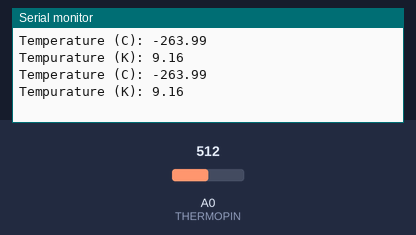
This sketch was run on a simulated Arduino Uno, built with avr-gcc and run on an emulated ATmega328P. Parts: the last lines printed to the serial monitor. The test bench sets the inputs (shaded band); at power-on: A0 (THERMOPIN) = 512.

Above: at 2.8 s.
2.9 s: A0 (THERMOPIN) set to 716
At 5.1 s:
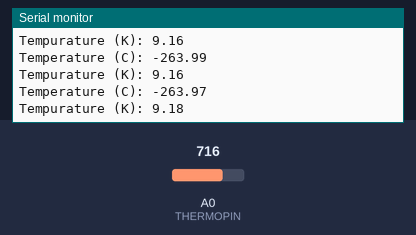
5.6 s: A0 (THERMOPIN) set to 900
At 6.7 s:
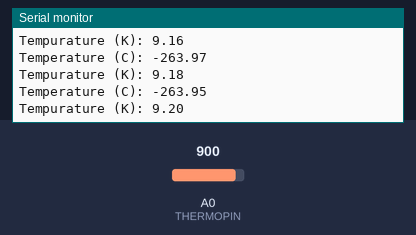
Timing chart, 0 to 8.6 s (numbered marks = the images above; inputs shaded):
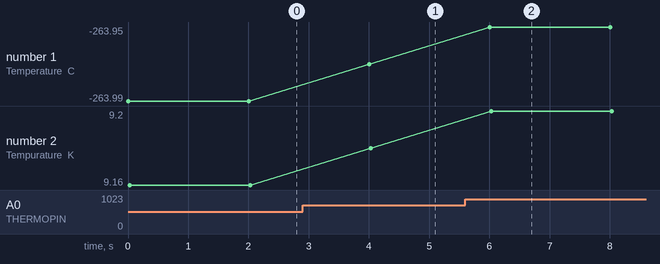

The sketch:

thermistorReading.ino
```cpp
#define THERMOPIN A0
#define SERIES_RESISTOR 10000
#define NOMINAL_RESISTANCE 10000
#define NOMINAL_TEMPERATURE 25.0 + 273.15
#define BETA_COEFFICIENT 3950 //
#define SUPPLY_VOLTAGE 5.0
#define ADC_RESOLUTION 1023.0

void setup() {
  Serial.begin(9600);
}

void loop() {
  int rawValue = analogRead(THERMOPIN);
  float voltage = rawValue * SUPPLY_VOLTAGE / ADC_RESOLUTION;

  float resistance = SERIES_RESISTOR * ((1023.0 / rawValue) - 1.0);

  float tempK = BETA_COEFFICIENT / (log(resistance / NOMINAL_RESISTANCE) + (BETA_COEFFICIENT / NOMINAL_TEMPERATURE));
  float tempC = tempK - 273.15;

  Serial.print("Temperature (C): ");
  Serial.println(tempC);

  Serial.print("Tempurature (K): ");
  Serial.println(tempK);

  delay(2000);
}
```

Measured:
- after the input at 2.9 s, the serial monitor: prints a new line after 1.1 s (image 1)
- after the input at 5.6 s, the serial monitor: prints a new line after 0.41 s (image 2)
- plotted number 1: -263.99 → -263.97 after the input at 2.9 s, -263.97 → -263.95 after the input at 5.6 s
- plotted number 2: 9.16 → 9.18 after the input at 2.9 s, 9.18 → 9.2 after the input at 5.6 s
